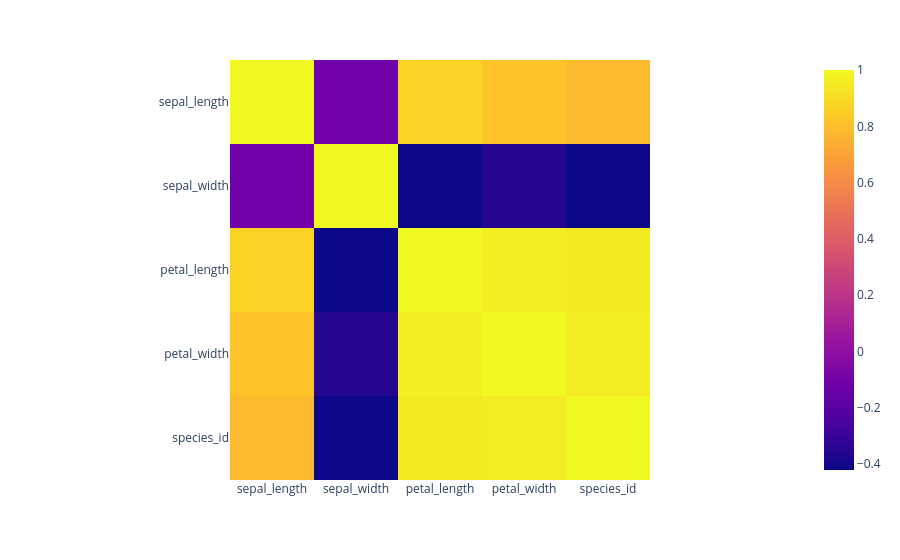

Notebook code for this chart:
### Code cell
# Create heatmap using Plotly Express
fig = px.imshow(
  df.corr(numeric_only=True),
    color_continuous_scale='plasma'
)

# Show plot
fig.show()

### Figure 1 — Plotly figure (JSON) as saved in the notebook; plotly's stock layout.template omitted (floating-point values rounded to 4 significant figures)
{"data": [{"coloraxis": "coloraxis", "hovertemplate": "x: %{x}<br>y: %{y}<br>color: %{z}<extra></extra>", "name": "0", "type": "heatmap", "x": ["sepal_length", "sepal_width", "petal_length", "petal_width", "species_id"], "xaxis": "x", "y": ["sepal_length", "sepal_width", "petal_length", "petal_width", "species_id"], "yaxis": "y", "z": [[1.0, -0.1094, 0.8718, 0.818, 0.7826], [-0.1094, 1.0, -0.4205, -0.3565, -0.4194], [0.8718, -0.4205, 1.0, 0.9628, 0.949], [0.818, -0.3565, 0.9628, 1.0, 0.9565], [0.7826, -0.4194, 0.949, 0.9565, 1.0]]}], "layout": {"coloraxis": {"colorscale": [[0, "#0d0887"], [0.1111, "#46039f"], [0.2222, "#7201a8"], [0.3333, "#9c179e"], [0.4444, "#bd3786"], [0.5556, "#d8576b"], [0.6667, "#ed7953"], [0.7778, "#fb9f3a"], [0.8889, "#fdca26"], [1, "#f0f921"]]}, "margin": {"t": 60}, "xaxis": {"anchor": "y", "constrain": "domain", "domain": [0, 1], "scaleanchor": "y"}, "yaxis": {"anchor": "x", "autorange": "reversed", "constrain": "domain", "domain": [0, 1]}}}
